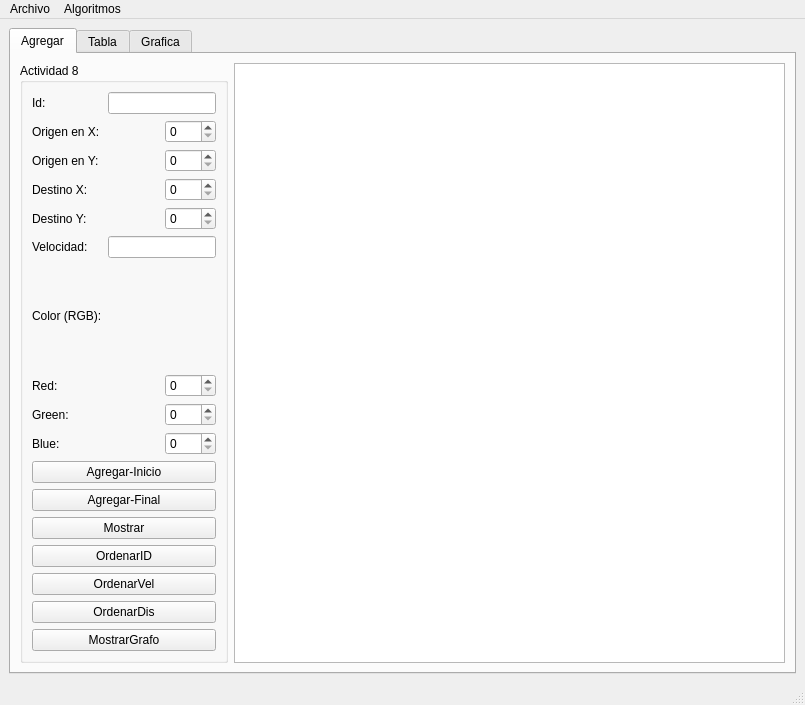
<?xml version="1.0" encoding="UTF-8"?>
<ui version="4.0">
 <class>MainWindow</class>
 <widget class="QMainWindow" name="MainWindow">
  <property name="geometry">
   <rect>
    <x>0</x>
    <y>0</y>
    <width>805</width>
    <height>705</height>
   </rect>
  </property>
  <property name="windowTitle">
   <string>MainWindow</string>
  </property>
  <widget class="QWidget" name="centralwidget">
   <layout class="QGridLayout" name="gridLayout_3">
    <item row="0" column="0">
     <widget class="QTabWidget" name="tabWidget">
      <property name="currentIndex">
       <number>0</number>
      </property>
      <widget class="QWidget" name="tab">
       <attribute name="title">
        <string>Agregar</string>
       </attribute>
       <layout class="QGridLayout" name="gridLayout_2">
        <item row="0" column="0">
         <widget class="QGroupBox" name="groupBox">
          <property name="title">
           <string>Actividad 8</string>
          </property>
          <layout class="QGridLayout" name="gridLayout">
           <item row="1" column="0">
            <widget class="QLabel" name="label_2">
             <property name="text">
              <string>Origen en X:</string>
             </property>
            </widget>
           </item>
           <item row="9" column="2">
            <widget class="QSpinBox" name="blue_spinBox">
             <property name="maximum">
              <number>255</number>
             </property>
            </widget>
           </item>
           <item row="7" column="0" colspan="2">
            <widget class="QLabel" name="label_9">
             <property name="text">
              <string>Red:</string>
             </property>
            </widget>
           </item>
           <item row="0" column="0">
            <widget class="QLabel" name="label">
             <property name="text">
              <string>Id:</string>
             </property>
            </widget>
           </item>
           <item row="7" column="2">
            <widget class="QSpinBox" name="red_spinBox">
             <property name="maximum">
              <number>255</number>
             </property>
            </widget>
           </item>
           <item row="12" column="0" colspan="3">
            <widget class="QPushButton" name="agregarfinal_pushButton">
             <property name="text">
              <string>Agregar-Final</string>
             </property>
            </widget>
           </item>
           <item row="2" column="0">
            <widget class="QLabel" name="label_3">
             <property name="text">
              <string>Origen en Y:</string>
             </property>
            </widget>
           </item>
           <item row="5" column="0">
            <widget class="QLabel" name="label_7">
             <property name="text">
              <string>Velocidad:</string>
             </property>
            </widget>
           </item>
           <item row="11" column="0" colspan="3">
            <widget class="QPushButton" name="agregarinicio_pushButton">
             <property name="text">
              <string>Agregar-Inicio</string>
             </property>
            </widget>
           </item>
           <item row="3" column="2">
            <widget class="QSpinBox" name="destinox_spinBox">
             <property name="maximum">
              <number>500</number>
             </property>
            </widget>
           </item>
           <item row="3" column="0">
            <widget class="QLabel" name="label_4">
             <property name="text">
              <string>Destino X:</string>
             </property>
            </widget>
           </item>
           <item row="9" column="0" colspan="2">
            <widget class="QLabel" name="label_11">
             <property name="text">
              <string>Blue:</string>
             </property>
            </widget>
           </item>
           <item row="8" column="0" colspan="2">
            <widget class="QLabel" name="label_10">
             <property name="text">
              <string>Green:</string>
             </property>
            </widget>
           </item>
           <item row="2" column="2">
            <widget class="QSpinBox" name="origeny_spinBox">
             <property name="maximum">
              <number>500</number>
             </property>
            </widget>
           </item>
           <item row="16" column="0" colspan="3">
            <widget class="QPushButton" name="ordenard_pushButton">
             <property name="text">
              <string>OrdenarDis</string>
             </property>
            </widget>
           </item>
           <item row="14" column="0" colspan="3">
            <widget class="QPushButton" name="ordenari_pushButton">
             <property name="text">
              <string>OrdenarID</string>
             </property>
            </widget>
           </item>
           <item row="4" column="2">
            <widget class="QSpinBox" name="destinoy_spinBox">
             <property name="maximum">
              <number>500</number>
             </property>
            </widget>
           </item>
           <item row="15" column="0" colspan="3">
            <widget class="QPushButton" name="ordenarv_pushButton">
             <property name="text">
              <string>OrdenarVel</string>
             </property>
            </widget>
           </item>
           <item row="17" column="0" colspan="3">
            <widget class="QPushButton" name="mostrarg_pushButton">
             <property name="text">
              <string>MostrarGrafo</string>
             </property>
            </widget>
           </item>
           <item row="1" column="2">
            <widget class="QSpinBox" name="origenx_spinBox">
             <property name="maximum">
              <number>500</number>
             </property>
            </widget>
           </item>
           <item row="13" column="0" colspan="3">
            <widget class="QPushButton" name="mostrar_pushButton">
             <property name="text">
              <string>Mostrar</string>
             </property>
            </widget>
           </item>
           <item row="4" column="0">
            <widget class="QLabel" name="label_5">
             <property name="text">
              <string>Destino Y:</string>
             </property>
            </widget>
           </item>
           <item row="8" column="2">
            <widget class="QSpinBox" name="green_spinBox">
             <property name="maximum">
              <number>255</number>
             </property>
            </widget>
           </item>
           <item row="6" column="0">
            <widget class="QLabel" name="label_8">
             <property name="text">
              <string>Color (RGB):</string>
             </property>
            </widget>
           </item>
           <item row="5" column="1" colspan="2">
            <widget class="QLineEdit" name="velocidad_lineEdit"/>
           </item>
           <item row="0" column="1" colspan="2">
            <widget class="QLineEdit" name="id_lineEdit"/>
           </item>
          </layout>
         </widget>
        </item>
        <item row="0" column="1">
         <widget class="QPlainTextEdit" name="salida"/>
        </item>
       </layout>
      </widget>
      <widget class="QWidget" name="tab_2">
       <attribute name="title">
        <string>Tabla</string>
       </attribute>
       <layout class="QGridLayout" name="gridLayout_4">
        <item row="0" column="0" rowspan="2" colspan="4">
         <widget class="QTableWidget" name="tabla"/>
        </item>
        <item row="3" column="0" colspan="2">
         <widget class="QLineEdit" name="buscar_lineEdit">
          <property name="placeholderText">
           <string>Particula a buscar</string>
          </property>
         </widget>
        </item>
        <item row="3" column="3">
         <widget class="QPushButton" name="mostrar_tabla_pushButton">
          <property name="text">
           <string>Mostrar</string>
          </property>
         </widget>
        </item>
        <item row="3" column="2">
         <widget class="QPushButton" name="buscar_pushButton">
          <property name="text">
           <string>Buscar</string>
          </property>
         </widget>
        </item>
       </layout>
      </widget>
      <widget class="QWidget" name="tab_3">
       <attribute name="title">
        <string>Grafica</string>
       </attribute>
       <layout class="QGridLayout" name="gridLayout_5">
        <item row="0" column="0" colspan="2">
         <widget class="QGraphicsView" name="graphicsView"/>
        </item>
        <item row="1" column="0">
         <widget class="QPushButton" name="dibujar">
          <property name="text">
           <string>Dibujar</string>
          </property>
         </widget>
        </item>
        <item row="1" column="1">
         <widget class="QPushButton" name="limpiar">
          <property name="text">
           <string>Limpiar</string>
          </property>
         </widget>
        </item>
       </layout>
      </widget>
     </widget>
    </item>
   </layout>
  </widget>
  <widget class="QMenuBar" name="menubar">
   <property name="geometry">
    <rect>
     <x>0</x>
     <y>0</y>
     <width>805</width>
     <height>26</height>
    </rect>
   </property>
   <widget class="QMenu" name="menuArchivo">
    <property name="title">
     <string>Archivo</string>
    </property>
    <addaction name="actionAbrir"/>
    <addaction name="actionGuardar"/>
   </widget>
   <widget class="QMenu" name="menuAlgoritmos">
    <property name="title">
     <string>Algoritmos</string>
    </property>
    <addaction name="actionAmplitud"/>
    <addaction name="actionProfundidad"/>
   </widget>
   <addaction name="menuArchivo"/>
   <addaction name="menuAlgoritmos"/>
  </widget>
  <widget class="QStatusBar" name="statusbar"/>
  <action name="actionAbrir">
   <property name="text">
    <string>Abrir</string>
   </property>
   <property name="shortcut">
    <string>Ctrl+O</string>
   </property>
  </action>
  <action name="actionGuardar">
   <property name="text">
    <string>Guardar</string>
   </property>
   <property name="shortcut">
    <string>Ctrl+S</string>
   </property>
  </action>
  <action name="actionAmplitud">
   <property name="text">
    <string>Amplitud</string>
   </property>
  </action>
  <action name="actionProfundidad">
   <property name="text">
    <string>Profundidad</string>
   </property>
  </action>
 </widget>
 <resources/>
 <connections/>
</ui>
